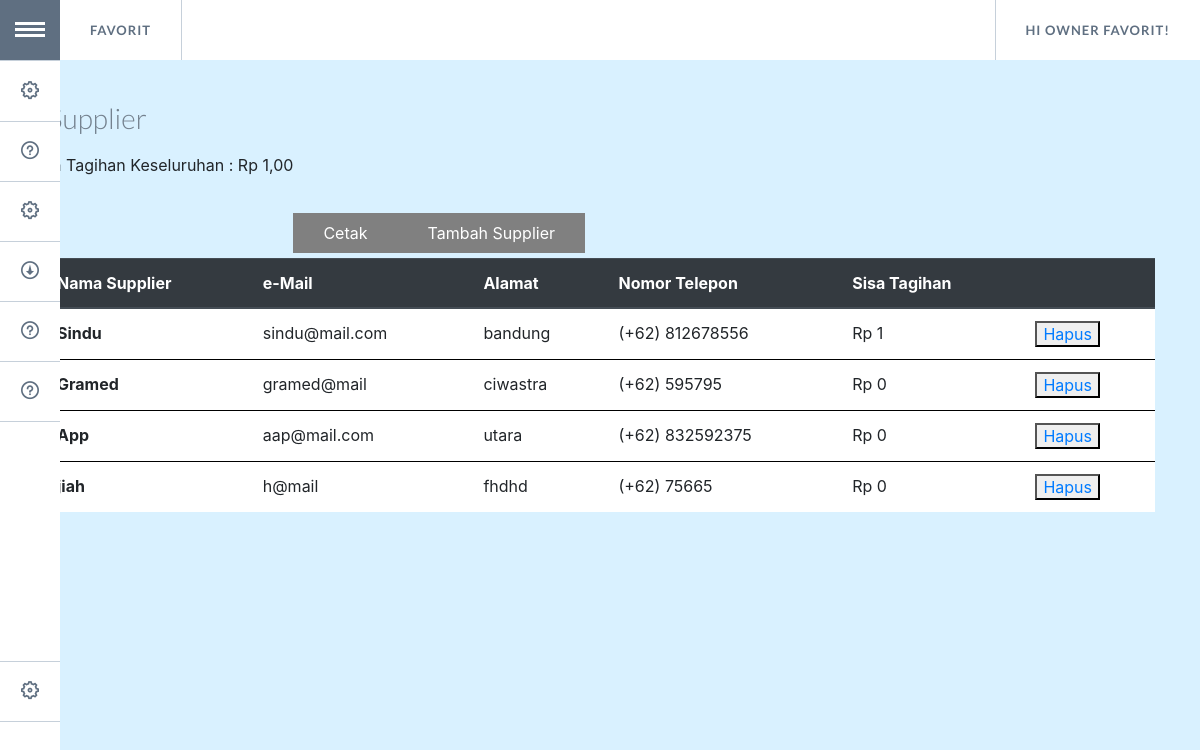
Page /supplier.php (signed in) on the earlier database version.
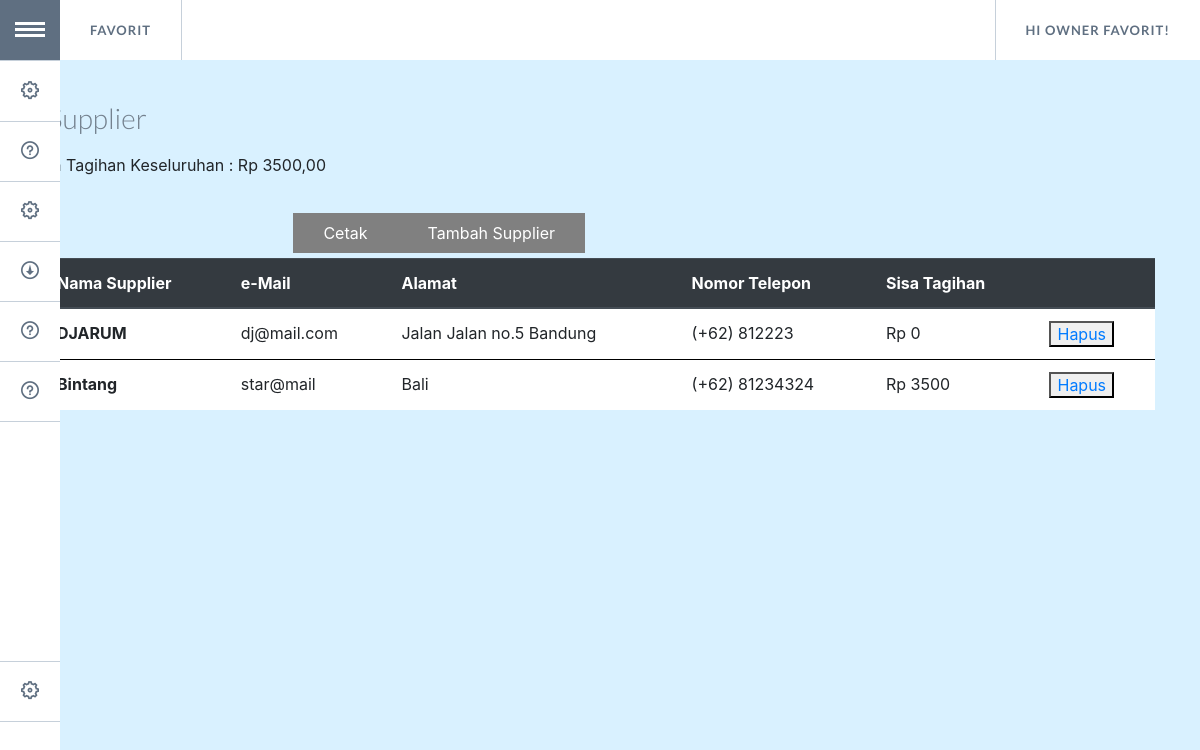
Same page on the later database version.
### tables this page shows
CREATE TABLE `suppliers` (
  `id_supplier` int(5) NOT NULL,
  `nama_supplier` varchar(40) NOT NULL,
  `email` varchar(60) DEFAULT NULL,
  `alamat` varchar(100) DEFAULT NULL,
  `no_hp` int(14) DEFAULT NULL,
  `sisa_tagihan` int(20) DEFAULT NULL
);

### supplier.php (the view, shortened to what this page needs)
<!DOCTYPE html>
<html lang="en" class="no-js">
	<head>
        <link rel="stylesheet" href="assets/bootstrap-4.3.1-dist/css/bootstrap-grid.css"/>
        <link rel="stylesheet" href="https://stackpath.bootstrapcdn.com/bootstrap/4.3.1/css/bootstrap.min.css">
		<link rel="stylesheet" type="text/css" href="assets/GoogleNexusWebsiteMenu/css/normalize.css" />
		<link rel="stylesheet" type="text/css" href="assets/GoogleNexusWebsiteMenu/css/style.css" />
		<link rel="stylesheet" type="text/css" href="assets/GoogleNexusWebsiteMenu/css/component.css" />
		<link rel="stylesheet" type="text/css" href="assets/css/table.css" />
	</head>
	<body>
	<?php
	include 'koneksi_model.php';
	if (!isset($_SESSION["sukses"]) and !isset($_SESSION["username"]) and !isset($_SESSION["password"])) {
		die("silahkan login <a href='login_page.php'>disini</a>");
	}else
		{
			$sql= "SELECT nama FROM user WHERE username='".$_SESSION["username"]."'";
			$query= mysqli_query($conn,$sql);
			$result= mysqli_fetch_array($query);
			$hello = $result[0];
		}
	?>
		<div class="container">
			<ul id="gn-menu" class="gn-menu-main">
				<li class="gn-trigger">
					<a class="gn-icon gn-icon-menu"><span>Menu</span></a>
					<nav class="gn-menu-wrapper">
						<div class="gn-scroller">
							<ul class="gn-menu">
								<li><a class="gn-icon gn-icon-cog" href='request.php'>Purchase Request</a></li>
								<li><a class="gn-icon gn-icon-help"href='acc.php'>Approval</a></li>
								<li><a class="gn-icon gn-icon-cog" href='order.php'>Purchase Order</a></li>
								<li><a class="gn-icon gn-icon-download" href='hutang.php'>Account Payable</a></li>
								<li><a class="gn-icon gn-icon-help" href='supplier.php'>Supplier</a></li>
								<li><a class="gn-icon gn-icon-help" href='produk.php'>Product</a></li>
								<li><br><br><br><br></li>
								<li><a class="gn-icon gn-icon-cog" href='logout.php'>Logout</a></li>
							</ul>
						</div>
					</nav>
				</li>
				<li><a href='mainMenu.php'>Favorit</a></li>
				<li><a><span>Hi <?php echo $hello ?>!</span></a></li>
			</ul>
			<header>
				<h1> <span>Supplier</span></h1>
			</header>
			<?php
				$sql1= "SELECT sisa_tagihan FROM suppliers";
				$query1 = mysqli_query($conn,$sql1);
				$sisa = 0;
				while($hsl1=mysqli_fetch_assoc($query1)){
					$sisa = $sisa + $hsl1['sisa_tagihan'];
				}
			?>
			<div class="head row">
        			<p class="card-text">Sisa Tagihan Keseluruhan :  Rp <?php echo $sisa.",00" ?> </p>
				<div class="col-sm-6 col-md-6 col-xl-6 col-lg-6">
				</div>
				<div class="col-sm-6 col-md-6 col-xl-6 col-lg-6">
					<form>
         				<button class="tambahBut" type="submit" formaction="tambah_supplier.php">Tambah Supplier</button>
					  </form>
					  <form>
         				<button class="tambahBut" type="submit" formaction="">Cetak</button>
      				</form>
				</div>
			</div>
			 <table class="table">
				<thead class="thead-dark">
					<tr>
						<th scope="col">Nama Supplier</th>
						<th scope="col">e-Mail</th>
						<th scope="col">Alamat</th>
						<th scope="col">Nomor Telepon</th>
						<th scope="col">Sisa Tagihan</th>
						<th> </th>
					</tr>
				</thead>
			<?php
    			$sql= "SELECT * FROM suppliers";
				$query= mysqli_query($conn,$sql);
				while ($hsl= mysqli_fetch_assoc($query)){
			?>
				<tr>
	    			<th style="background: white" scope ="row"><?php echo $hsl['nama_supplier'];?></th>
					<td style="background: white"><?php echo $hsl['email'];?></td>
					<td style="background: white"><?php echo $hsl['alamat'];?></td>
					<td style="background: white"><?php echo "(+62) ".$hsl['no_hp'];?></td>
					<td style="background: white"><?php echo "Rp ".$hsl['sisa_tagihan'];?></td>
					<td style="background: white"> <?php echo"<button><a href='supplier_hapus_btn.php?id=$hsl[id_supplier]'>Hapus</a></button>";?></td>
				</tr>
			<?php
				}
			?>
			</table>
			<br>
			<br>
		</div>
</body>
</html>

Differences in the rows shown:
removed suppliers: nama_supplier "Sindu", email "sindu@mail.com", alamat "bandung", no_hp "812678556", sisa_tagihan "1"
removed suppliers: nama_supplier "Gramed", email "gramed@mail", alamat "ciwastra", no_hp "595795", sisa_tagihan "0"
removed suppliers: nama_supplier "App", email "aap@mail.com", alamat "utara", no_hp "832592375", sisa_tagihan "0"
removed suppliers: nama_supplier "jiah", email "h@mail", alamat "fhdhd", no_hp "75665", sisa_tagihan "0"
added suppliers: nama_supplier "DJARUM", email "dj@mail.com", alamat "Jalan Jalan no.5 Bandung", no_hp "812223", sisa_tagihan "0"
added suppliers: nama_supplier "Bintang", email "star@mail", alamat "Bali", no_hp "81234324", sisa_tagihan "3500"
Other differences:
$sisa: "1" → "3500"
